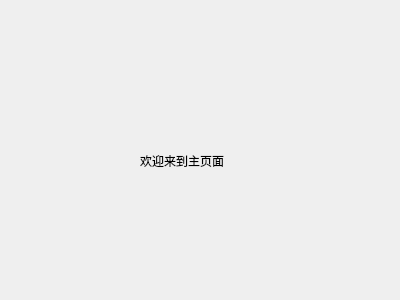
<?xml version="1.0" encoding="UTF-8"?>
<ui version="4.0">
 <class>Home</class>
 <widget class="QWidget" name="Home">
  <property name="geometry">
   <rect>
    <x>0</x>
    <y>0</y>
    <width>400</width>
    <height>300</height>
   </rect>
  </property>
  <property name="windowTitle">
   <string>Form</string>
  </property>
  <widget class="QLabel" name="label">
   <property name="geometry">
    <rect>
     <x>140</x>
     <y>140</y>
     <width>101</width>
     <height>41</height>
    </rect>
   </property>
   <property name="text">
    <string>欢迎来到主页面</string>
   </property>
  </widget>
 </widget>
 <resources/>
 <connections/>
</ui>
